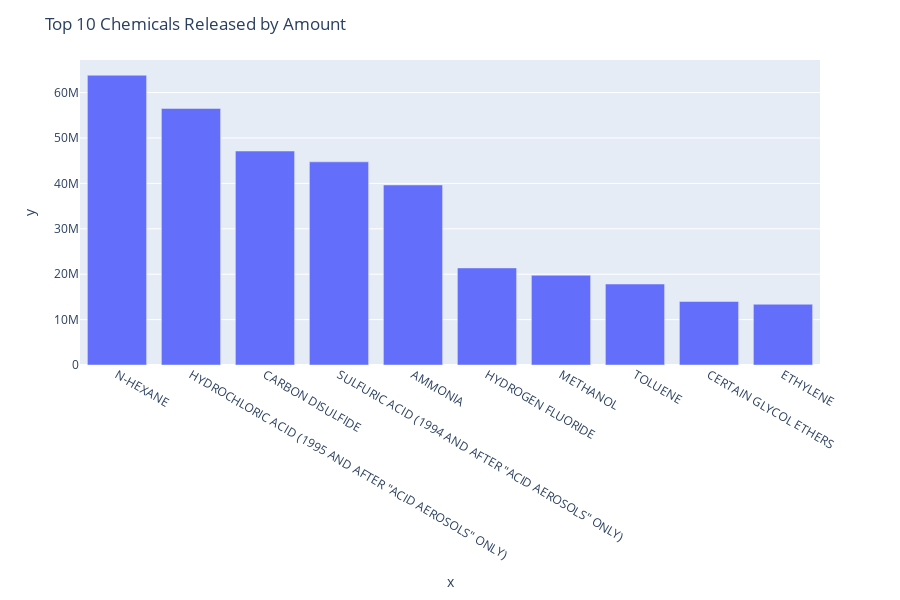

The cell this chart's notebook holds for it:
### Code cell
fig = px.bar(chemical_grouped_gtz, x = x, y = y)
fig.update_layout(title_text = 'Top 10 Chemicals Released by Amount')
fig.show()

### Figure 1 — Plotly figure (JSON) as saved in the notebook; plotly's stock layout.template omitted (floating-point values rounded to 4 significant figures)
{"data": [{"alignmentgroup": "True", "hoverlabel": {"namelength": 0}, "hovertemplate": "x=%{x}<br>y=%{y}", "legendgroup": "", "marker": {"color": "#636efa"}, "name": "", "offsetgroup": "", "orientation": "v", "showlegend": false, "textposition": "auto", "type": "bar", "x": ["N-HEXANE", "HYDROCHLORIC ACID (1995 AND AFTER \"ACID AEROSOLS\" ONLY)", "CARBON DISULFIDE", "SULFURIC ACID (1994 AND AFTER \"ACID AEROSOLS\" ONLY)", "AMMONIA", "HYDROGEN FLUORIDE", "METHANOL", "TOLUENE", "CERTAIN GLYCOL ETHERS", "ETHYLENE"], "xaxis": "x", "y": [63810000.0, 56510000.0, 47120000.0, 44750000.0, 39650000.0, 21380000.0, 19770000.0, 17830000.0, 13990000.0, 13380000.0], "yaxis": "y"}], "layout": {"barmode": "relative", "height": 600, "legend": {"tracegroupgap": 0}, "margin": {"t": 60}, "title": {"text": "Top 10 Chemicals Released by Amount"}, "xaxis": {"anchor": "y", "domain": [0, 1], "title": {"text": "x"}}, "yaxis": {"anchor": "x", "domain": [0, 1], "title": {"text": "y"}}}}
